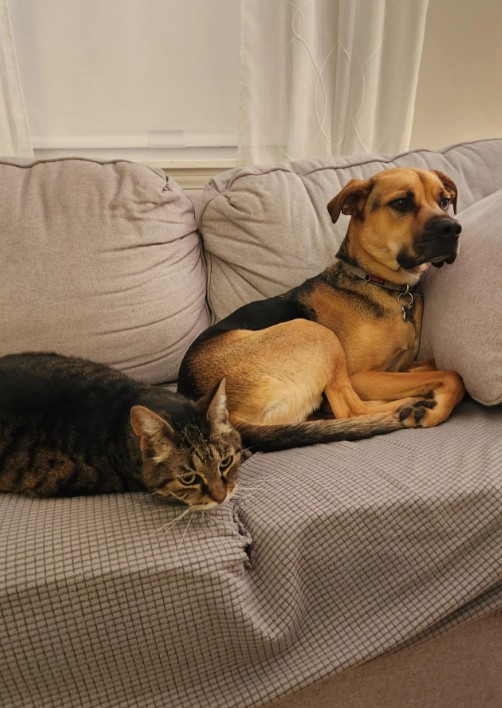
#> input picture scripts/yolo.jpg, 502 x 708 px
$ python -i domain_randomization.py   (imports and definitions only)
#> lines starting #> are read from the running program, lines starting #| are printed output that depends on the picture
#> further down, picture is the input picture: shape (708, 502, 3); mean B, G, R 96.6, 118.1, 140.1
"""Domain randomization for synthetic data generation."""

from __future__ import annotations

import random

import cv2
import numpy as np


class DomainRandomizer:
    """
    Applies domain randomization to synthetic scenes.

    Randomizes lighting, material appearance, camera effects,
    and environmental conditions to improve sim-to-real transfer.
    """

    def __init__(self, config: dict | None = None):
        self.config = config or self._default_config()

    @staticmethod
    def _default_config() -> dict:
        return {
            "brightness": {"enabled": True, "range": (-50, 50)},
            "contrast": {"enabled": True, "range": (0.7, 1.3)},
            "hue_shift": {"enabled": True, "range": (-15, 15)},
            "blur": {"enabled": True, "kernel_range": (1, 5)},
            "noise": {"enabled": True, "sigma_range": (0, 25)},
            "shadow": {"enabled": True, "max_shadows": 3},
            "rotation": {"enabled": True, "range": (-5, 5)},
            "scale": {"enabled": True, "range": (0.9, 1.1)},
            "jpeg_quality": {"enabled": True, "range": (40, 95)},
            "motion_blur": {"enabled": True, "kernel_range": (3, 9)},
        }

    def apply(self, image: np.ndarray, labels: list[dict] | None = None
              ) -> tuple[np.ndarray, list[dict] | None]:
        """
        Apply random domain randomization transforms.

        Args:
            image: input BGR image
            labels: optional list of label dicts with bbox [x1,y1,x2,y2]

        Returns:
            (randomized_image, updated_labels)
        """
        h, w = image.shape[:2]
#> h = 708; w = 502
        result = image.copy()

        if self._enabled("brightness"):
            lo, hi = self.config["brightness"]["range"]
            delta = random.randint(lo, hi)
            result = np.clip(result.astype(np.int16) + delta, 0, 255).astype(np.uint8)

        if self._enabled("contrast"):
            lo, hi = self.config["contrast"]["range"]
            alpha = random.uniform(lo, hi)
            result = np.clip(result.astype(np.float32) * alpha, 0, 255).astype(np.uint8)

        if self._enabled("hue_shift"):
            lo, hi = self.config["hue_shift"]["range"]
            shift = random.randint(lo, hi)
            hsv = cv2.cvtColor(result, cv2.COLOR_BGR2HSV)
#> hsv: shape (708, 502, 3); mean H, S, V 15.3, 85.5, 140.1
            hsv[:, :, 0] = (hsv[:, :, 0].astype(int) + shift) % 180
#> hsv: shape (708, 502, 3); mean H, S, V 9.4, 85.5, 140.1
            result = cv2.cvtColor(hsv, cv2.COLOR_HSV2BGR)
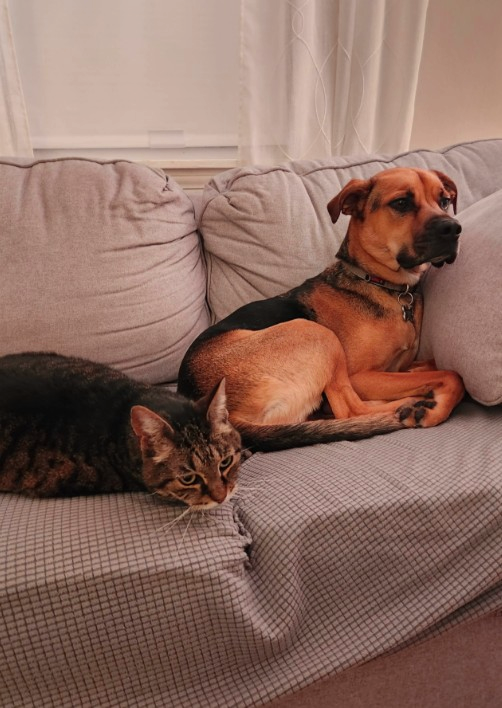
#> result: shape (708, 502, 3); mean B, G, R 96.1, 107.5, 140.1

        if self._enabled("noise"):
            lo, hi = self.config["noise"]["sigma_range"]
            sigma = random.uniform(lo, hi)
            if sigma > 0:
                noise = np.random.normal(0, sigma, result.shape).astype(np.int16)
                result = np.clip(result.astype(np.int16) + noise, 0, 255).astype(np.uint8)

        if self._enabled("shadow"):
            result = self._add_shadows(result)

        if self._enabled("blur") and random.random() < 0.3:
            lo, hi = self.config["blur"]["kernel_range"]
            k = random.choice(range(lo, hi + 1, 2))
            if k > 1:
                result = cv2.GaussianBlur(result, (k, k), 0)

        if self._enabled("motion_blur") and random.random() < 0.2:
            result = self._apply_motion_blur(result)

        if self._enabled("jpeg_quality") and random.random() < 0.3:
            lo, hi = self.config["jpeg_quality"]["range"]
            quality = random.randint(lo, hi)
            _, encoded = cv2.imencode(".jpg", result, [cv2.IMWRITE_JPEG_QUALITY, quality])
            result = cv2.imdecode(encoded, cv2.IMREAD_COLOR)

        if self._enabled("rotation"):
            result, labels = self._apply_rotation(result, labels)

        return result, labels

    def _enabled(self, key: str) -> bool:
        return self.config.get(key, {}).get("enabled", False) and random.random() < 0.7

    def _add_shadows(self, image: np.ndarray) -> np.ndarray:
        """Add random shadow regions to simulate lighting variation."""
        h, w = image.shape[:2]
#> h = 708; w = 502
        result = image.copy()
        n_shadows = random.randint(1, self.config["shadow"]["max_shadows"])

        for _ in range(n_shadows):
            # random polygon shadow
            n_pts = random.randint(3, 6)
            pts = np.array([
                [random.randint(0, w), random.randint(0, h)]
                for _ in range(n_pts)
            ], np.int32)

            mask = np.zeros((h, w), dtype=np.uint8)
            cv2.fillPoly(mask, [pts], 255)
            mask = cv2.GaussianBlur(mask, (31, 31), 0)

            darkness = random.uniform(0.4, 0.8)
            shadow = result.astype(np.float32)
            shadow_factor = 1.0 - (1.0 - darkness) * (mask.astype(np.float32) / 255.0)
            for c in range(3):
                shadow[:, :, c] *= shadow_factor
            result = np.clip(shadow, 0, 255).astype(np.uint8)
#> this loop made 2 passes
#> pass 1, in _add_shadows, `result = np.clip(shadow, 0, 255).astype(np.uint8)`:
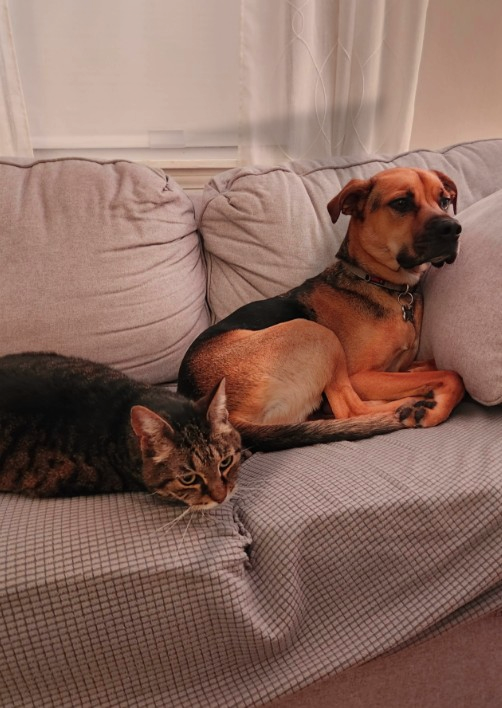
#> result: shape (708, 502, 3); mean B, G, R 94.4, 105.5, 137.2
#> pass 2, in _add_shadows, `result = np.clip(shadow, 0, 255).astype(np.uint8)`:
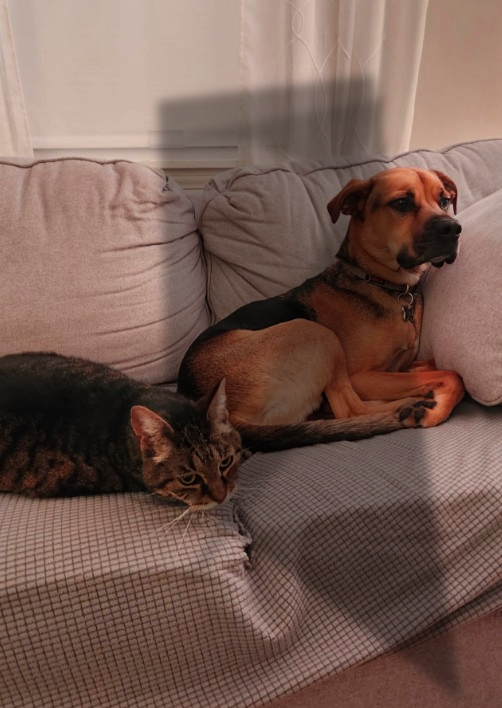
#> result: shape (708, 502, 3); mean B, G, R 82.8, 92.2, 119.2
#> after the loop:
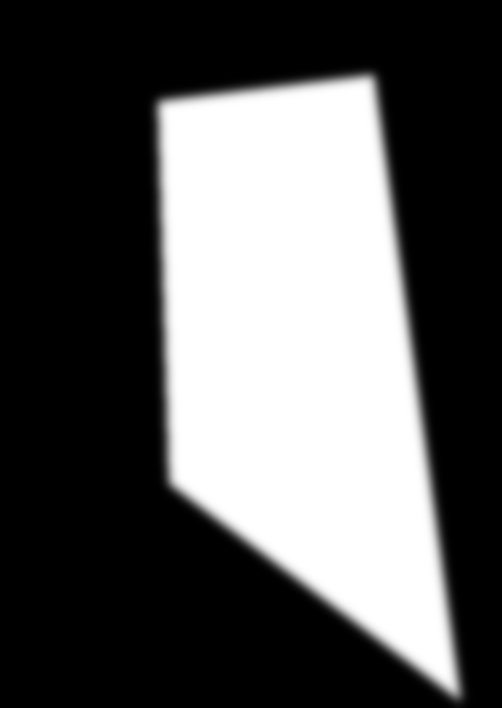
#> mask: shape (708, 502); min 0, max 255, mean 88.6

        return result

    def _apply_motion_blur(self, image: np.ndarray) -> np.ndarray:
        """Simulate motion blur from camera/robot movement."""
        lo, hi = self.config["motion_blur"]["kernel_range"]
        k = random.choice(range(lo, hi + 1, 2))
        if k < 3:
            return image

        direction = random.choice(["horizontal", "vertical", "diagonal"])
        kernel = np.zeros((k, k))

        if direction == "horizontal":
            kernel[k // 2, :] = 1.0
        elif direction == "vertical":
            kernel[:, k // 2] = 1.0
        else:
            np.fill_diagonal(kernel, 1.0)

        kernel /= kernel.sum()
        return cv2.filter2D(image, -1, kernel)

    def _apply_rotation(self, image: np.ndarray, labels: list[dict] | None
                        ) -> tuple[np.ndarray, list[dict] | None]:
        """Apply small rotation with bbox adjustment."""
        lo, hi = self.config["rotation"]["range"]
        angle = random.uniform(lo, hi)

        h, w = image.shape[:2]
#> h = 708; w = 502
        cx, cy = w / 2, h / 2
#> cx = 251; cy = 354
        M = cv2.getRotationMatrix2D((cx, cy), angle, 1.0)
#> M = [[0.997, -0.0763, 27.75], [0.0763, 0.997, -18.12]]
        rotated = cv2.warpAffine(image, M, (w, h), borderMode=cv2.BORDER_REFLECT)
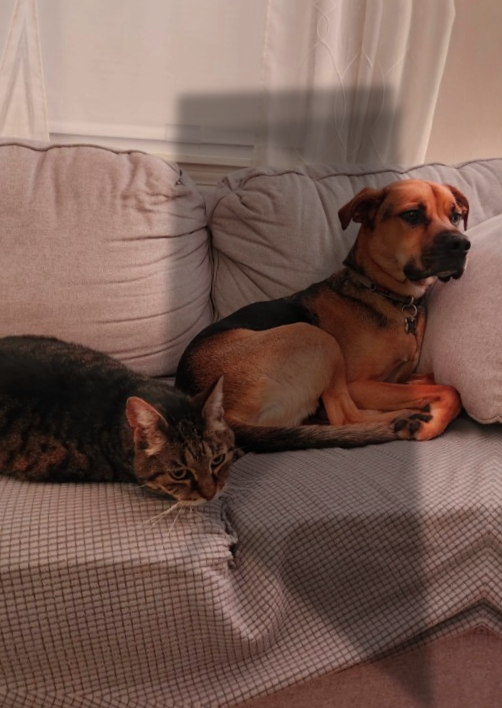
#> rotated: shape (708, 502, 3); mean B, G, R 83, 92.4, 119.3

        if labels:
            for lbl in labels:
                x1, y1, x2, y2 = lbl["bbox"]
                corners = np.array([
                    [x1, y1, 1], [x2, y1, 1],
                    [x1, y2, 1], [x2, y2, 1]
                ], dtype=np.float64)
                transformed = (M @ corners.T).T
                lbl["bbox"] = [
                    max(0, int(transformed[:, 0].min())),
                    max(0, int(transformed[:, 1].min())),
                    min(w, int(transformed[:, 0].max())),
                    min(h, int(transformed[:, 1].max())),
                ]

        return rotated, labels

>>> import cv2
>>> picture = cv2.imread('../../../scripts/yolo.jpg')
>>> result = DomainRandomizer().apply(picture)
